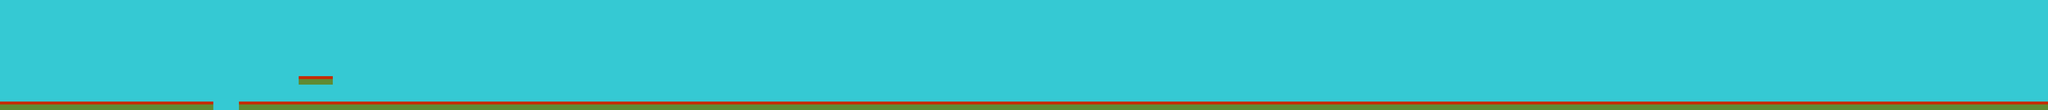

Rendered tile map (Tiled .tmx) drawn with the repository's tilesets; below, a short description and the map source with its tile grids summarised:
An orthogonal 240x13 tile map with 32x32 px tiles, 1 tile layer (Tile Layer 1), 2 tilesets and 5 objects (player).

<map version="1.0" orientation="orthogonal" width="240" height="13" tilewidth="32" tileheight="32">
 <tileset firstgid="1" name="Ground" tilewidth="32" tileheight="32">
  <image source="marsGround.png" width="32" height="32" />
 </tileset>
 <tileset firstgid="2" name="Sky" tilewidth="32" tileheight="32">
  <image source="marsSky.png" width="32" height="32" />
 </tileset>
 <layer name="Tile Layer 1" width="240" height="13">
  <data>[3120 cells, 3120 non-empty, 2 distinct tile ids]</data>
 </layer>
 <objectgroup name="ground" width="240" height="13">
  <object x="768" y="192" width="96">
   <ellipse />
  </object>
  <object x="0" y="384" width="800" height="32" />
  <object x="896" y="384" width="672" height="32" />
  <object x="1120" y="288" width="128" height="32" />
 </objectgroup>
 <objectgroup name="spriteStartPosition" width="240" height="13">
  <object name="player_start_pos" type="player" x="128" y="352" width="32" height="32" />
 </objectgroup>
</map>
